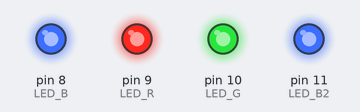
Bench run of a sketch on a simulated Arduino Uno, built with avr-gcc and run on an emulated ATmega328P. On the bench: output pins drawn as LEDs (lit = HIGH).

Above: at 0.1 s.
Timing chart, 0 to 1.6 s (numbered marks = the images above):
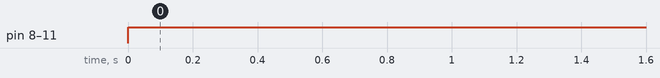

Measured:
- by itself, pin 8 (LED_B), pin 9 (LED_R), pin 10 (LED_G), pin 11 (LED_B2): LOW → HIGH at 0.00 s

The sketch:

_3Lights.ino
```cpp
#define LED_R  9
#define LED_G  10
#define LED_B  8
#define LED_B2  11

void setup()
{
  pinMode(LED_R, OUTPUT);
  pinMode(LED_G, OUTPUT);
  pinMode(LED_B, OUTPUT);
  pinMode(LED_B2, OUTPUT);

}

void loop()
{
  digitalWrite(LED_R, HIGH);
  digitalWrite(LED_G, HIGH);
  digitalWrite(LED_B, HIGH);
  digitalWrite(LED_B2, HIGH);
}
```
